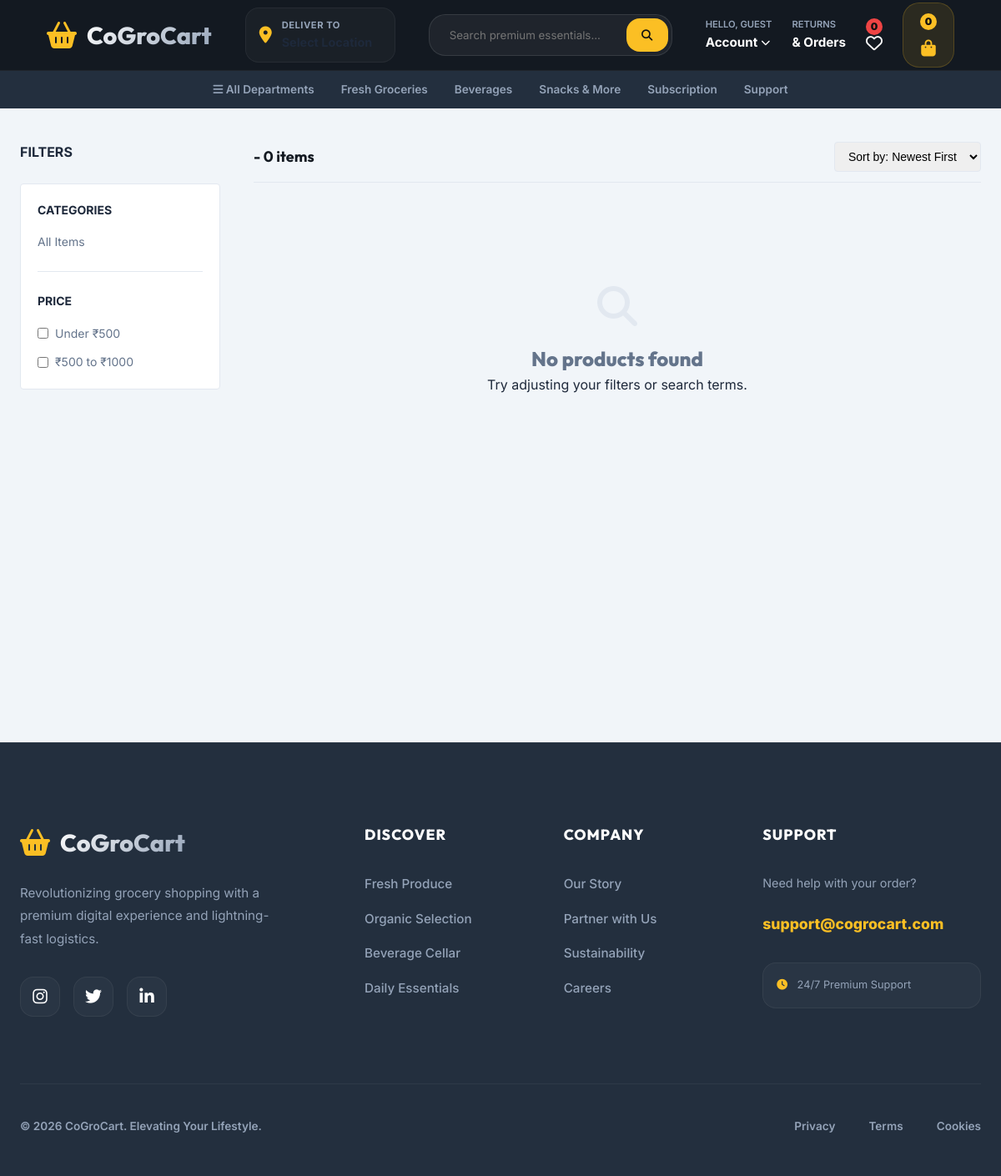
Page /customer/products.php?category=1 on the earlier database version.
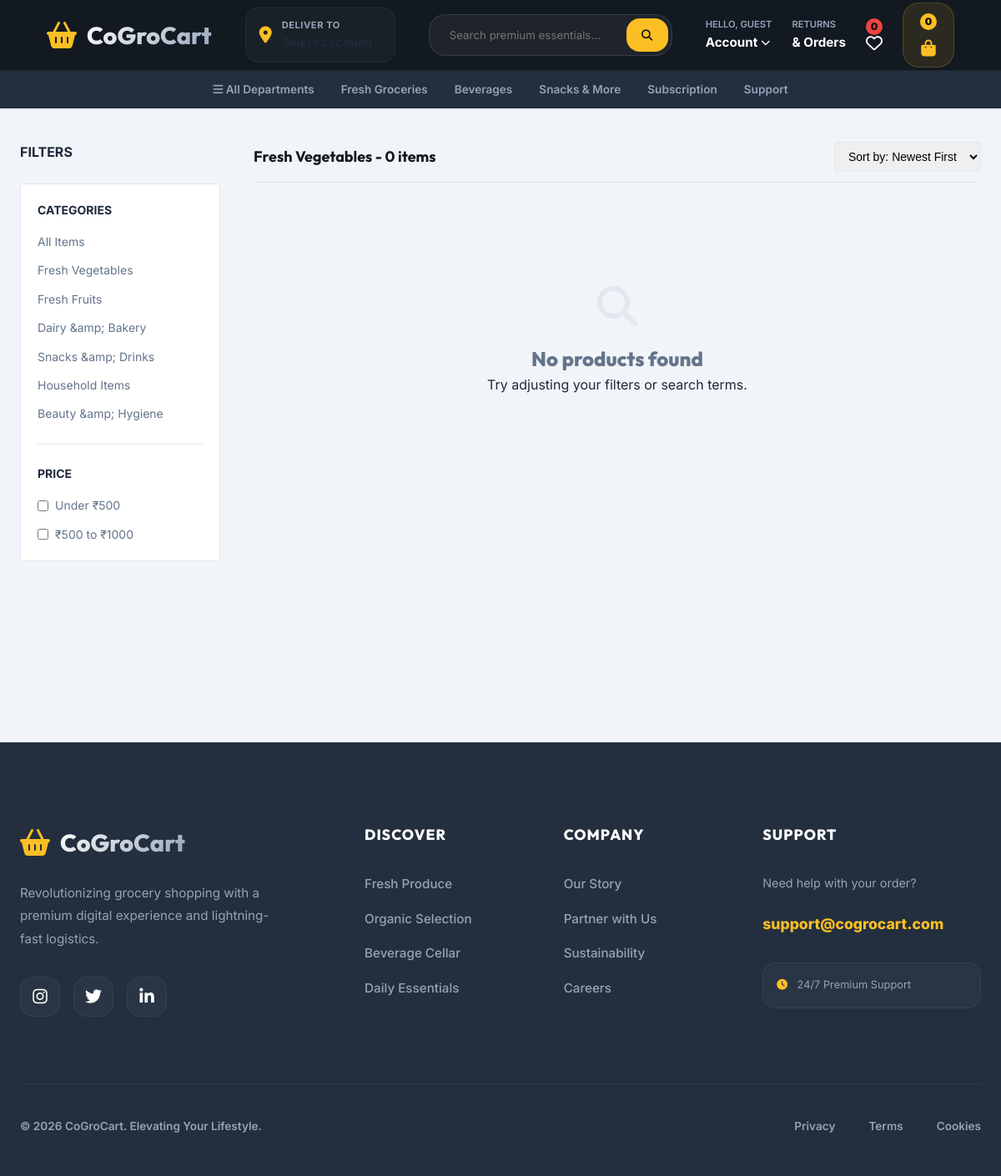
Same page on the later database version.
### tables this page shows
CREATE TABLE `categories` (
  `id` int(11) NOT NULL,
  `name` varchar(100) NOT NULL,
  `image` varchar(255) DEFAULT NULL,
  `description` text DEFAULT NULL,
  `created_at` timestamp NOT NULL DEFAULT current_timestamp(),
  `updated_at` timestamp NOT NULL DEFAULT current_timestamp() ON UPDATE current_timestamp()
);

### config/functions.php (called while the page is built, shortened)
<?php
function fetchAll($stmt) {
    $result = $stmt->get_result();
    return $result->fetch_all(MYSQLI_ASSOC);
}
function getAllCategories($conn) {
    $stmt = $conn->prepare("SELECT * FROM categories");
    $stmt->execute();
    return fetchAll($stmt);
}
?>

### customer/products.php (the view, shortened to what this page needs)
<?php
include_once $_SERVER['DOCUMENT_ROOT'] . '/CoGroCart/includes/header.php';
$page = isset($_GET['page']) ? intval($_GET['page']) : 1;
$limit = 12;
$offset = ($page - 1) * $limit;
$category_id = isset($_GET['category']) ? intval($_GET['category']) : null;
$sort = isset($_GET['sort']) ? sanitize($_GET['sort']) : 'newest';
$sql = "SELECT p.*, c.name as category_name FROM products p JOIN categories c ON p.category_id = c.id WHERE p.is_available = TRUE";
$params = [];
$types = "";
if ($category_id) {
    $sql .= " AND p.category_id = ?";
    $params[] = $category_id;
    $types .= "i";
}
switch ($sort) {
    default: $sql .= " ORDER BY p.created_at DESC"; break;
}
$sql_paged = $sql . " LIMIT ? OFFSET ?";
$p_params = array_merge($params, [$limit, $offset]);
$p_types = $types . "ii";
$stmt = $conn->prepare($sql_paged);
if ($p_types) $stmt->bind_param($p_types, ...$p_params);
$stmt->execute();
$products = $stmt->get_result()->fetch_all(MYSQLI_ASSOC);
$categories = getAllCategories($conn);
?>
<div class="container" style="margin-top: 40px;">
    <div style="display: flex; gap: 40px;">
        <aside style="width: 240px; flex-shrink: 0;">
            <div style="font-weight: 700; font-size: 16px; margin-bottom: 24px; text-transform: uppercase;">Filters</div>
            <div style="border: 1px solid var(--border); border-radius: 4px; padding: 20px; background: white;">
                <div style="font-weight: 700; font-size: 14px; margin-bottom: 16px; text-transform: uppercase;">Categories</div>
                <div style="display: flex; flex-direction: column; gap: 12px;">
                    <a href="products.php" style="text-decoration: none; color: <?php echo !$category_id ? 'var(--primary)' : 'var(--text-muted)'; ?>; font-size: 14px; font-weight: <?php echo !$category_id ? '700' : '400'; ?>;">All Items</a>
                    <?php foreach ($categories as $cat): ?>
                    <a href="products.php?category=<?php echo $cat['id']; ?>" style="text-decoration: none; color: <?php echo $category_id == $cat['id'] ? 'var(--primary)' : 'var(--text-muted)'; ?>; font-size: 14px; font-weight: <?php echo $category_id == $cat['id'] ? '700' : '400'; ?>;">
                        <?php echo htmlspecialchars($cat['name']); ?>
                    </a>
                    <?php endforeach; ?>
                </div>
                <hr style="margin: 24px 0; border: none; border-top: 1px solid var(--border);">
                <div style="font-weight: 700; font-size: 14px; margin-bottom: 16px; text-transform: uppercase;">Price</div>
                <div style="display: flex; flex-direction: column; gap: 12px;">
                    <label style="display: flex; align-items: center; gap: 8px; font-size: 14px; color: var(--text-muted);">
                        <input type="checkbox" style="accent-color: var(--primary);"> Under ₹500
                    </label>
                    <label style="display: flex; align-items: center; gap: 8px; font-size: 14px; color: var(--text-muted);">
                        <input type="checkbox" style="accent-color: var(--primary);"> ₹500 to ₹1000
                    </label>
                </div>
            </div>
        </aside>
        <main style="flex-grow: 1;">
            <div style="display: flex; justify-content: space-between; align-items: center; margin-bottom: 24px; border-bottom: 1px solid var(--border); padding-bottom: 12px;">
                <h1 style="font-size: 18px; font-weight: 700;"><?php echo $category_id ? $categories[array_search($category_id, array_column($categories, 'id'))]['name'] : 'Fresh Catalog'; ?> - <?php echo count($products); ?> items</h1>
                <form action="" method="GET" id="sortForm">
                    <select name="sort" onchange="this.form.submit()" style="padding: 8px 12px; border: 1px solid var(--border); border-radius: 4px; font-size: 14px; outline: none;">
                        <option value="newest" <?php echo $sort == 'newest' ? 'selected' : ''; ?>>Sort by: Newest First</option>
                    </select>
                </form>
            </div>
            <?php if (empty($products)): ?>
                <div style="text-align: center; padding: 100px 0;">
                    <i class="fas fa-search" style="font-size: 48px; color: var(--border); margin-bottom: 20px;"></i>
                    <h2 style="color: var(--text-muted);">No products found</h2>
                    <p>Try adjusting your filters or search terms.</p>
                </div>
            <?php endif; ?>
        </main>
    </div>
</div>
<?php include_once $_SERVER['DOCUMENT_ROOT'] . '/CoGroCart/includes/footer.php'; ?>

Differences in the rows shown:
added categories: name "Fresh Vegetables"
added categories: name "Fresh Fruits"
added categories: name "Dairy &amp; Bakery"
added categories: name "Snacks &amp; Drinks"
added categories: name "Household Items"
added categories: name "Beauty &amp; Hygiene"
